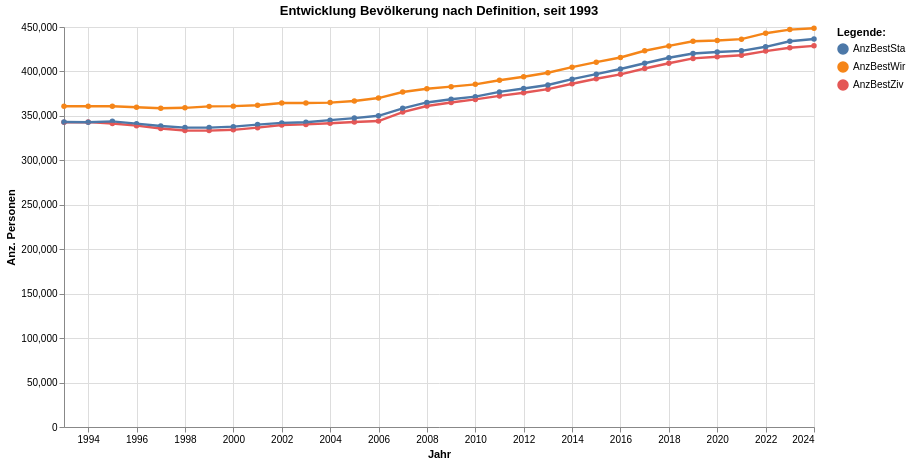

The notebook cell this image was saved under:
### Code cell
grafik1 = mypy_dv.plot_altair_multiline_highlight(
    data = melted_data
    , x = 'Jahr:T'
    , y = 'Wert:Q'
    ,x_beschriftung = 'Jahr'
    , y_beschriftung = 'Anz. Personen'
    ,category = "Variable:N"
    ,category_beschriftung= 'Legende:'
    ,warning_status = "ignore" #always or ignore
    ,myTitle="Entwicklung Bevölkerung nach Definition, seit "+data_min_date

)
grafik1

### Figure 1 — Vega-Lite specification as saved in the notebook (floating-point values rounded to 4 significant figures)
{"config": {"view": {"continuousWidth": 300, "continuousHeight": 300}}, "layer": [{"mark": {"type": "circle"}, "encoding": {"color": {"field": "Variable", "legend": {"orient": "right", "title": "Legende:"}, "scale": {"scheme": "tableau10"}, "type": "nominal"}, "opacity": {"value": 1.3}, "tooltip": [{"field": "Jahr", "type": "temporal"}, {"field": "Variable", "type": "nominal"}, {"field": "Wert", "type": "quantitative"}], "x": {"axis": {"title": "Jahr"}, "field": "Jahr", "type": "temporal"}, "y": {"axis": {"title": "Anz. Personen"}, "field": "Wert", "type": "quantitative"}}, "name": "view_1", "title": "Entwicklung Bevölkerung nach Definition, seit 1993"}, {"mark": {"type": "line"}, "encoding": {"color": {"field": "Variable", "legend": {"orient": "right", "title": "Legende:"}, "scale": {"scheme": "tableau10"}, "type": "nominal"}, "strokeWidth": {"condition": {"test": {"not": {"param": "param_1"}}, "value": 1.2}, "value": 2.4}, "tooltip": [{"field": "Jahr", "type": "temporal"}, {"field": "Variable", "type": "nominal"}, {"field": "Wert", "type": "quantitative"}], "x": {"axis": {"title": "Jahr"}, "field": "Jahr", "type": "temporal"}, "y": {"axis": {"title": "Anz. Personen"}, "field": "Wert", "type": "quantitative"}}, "title": "Entwicklung Bevölkerung nach Definition, seit 1993"}], "data": {"name": "data-92e0577e2b643cdeb40411857bb23c97"}, "height": 400, "params": [{"name": "param_1", "select": {"type": "point", "fields": ["Variable:N"], "nearest": true, "on": "pointerover"}, "views": ["view_1"]}], "width": 750, "$schema": "https://vega.github.io/schema/vega-lite/v5.8.0.json", "datasets": {"data-92e0577e2b643cdeb40411857bb23c97": [{"Jahr": "1993-01-01T00:00:00", "Variable": "AnzBestZiv", "Wert": 342725}, {"Jahr": "1994-01-01T00:00:00", "Variable": "AnzBestZiv", "Wert": 343005}, {"Jahr": "1995-01-01T00:00:00", "Variable": "AnzBestZiv", "Wert": 341466}, {"Jahr": "1996-01-01T00:00:00", "Variable": "AnzBestZiv", "Wert": 339002}, {"Jahr": "1997-01-01T00:00:00", "Variable": "AnzBestZiv", "Wert": 335809}, {"Jahr": "1998-01-01T00:00:00", "Variable": "AnzBestZiv", "Wert": 333646}, {"Jahr": "1999-01-01T00:00:00", "Variable": "AnzBestZiv", "Wert": 333437}, {"Jahr": "2000-01-01T00:00:00", "Variable": "AnzBestZiv", "Wert": 334325}, {"Jahr": "2001-01-01T00:00:00", "Variable": "AnzBestZiv", "Wert": 336754}, {"Jahr": "2002-01-01T00:00:00", "Variable": "AnzBestZiv", "Wert": 339704}, {"Jahr": "2003-01-01T00:00:00", "Variable": "AnzBestZiv", "Wert": 340402}, {"Jahr": "2004-01-01T00:00:00", "Variable": "AnzBestZiv", "Wert": 341758}, {"Jahr": "2005-01-01T00:00:00", "Variable": "AnzBestZiv", "Wert": 343157}, {"Jahr": "2006-01-01T00:00:00", "Variable": "AnzBestZiv", "Wert": 344238}, {"Jahr": "2007-01-01T00:00:00", "Variable": "AnzBestZiv", "Wert": 354308}, {"Jahr": "2008-01-01T00:00:00", "Variable": "AnzBestZiv", "Wert": 361129}, {"Jahr": "2009-01-01T00:00:00", "Variable": "AnzBestZiv", "Wert": 365098}, {"Jahr": "2010-01-01T00:00:00", "Variable": "AnzBestZiv", "Wert": 368527}, {"Jahr": "2011-01-01T00:00:00", "Variable": "AnzBestZiv", "Wert": 372476}, {"Jahr": "2012-01-01T00:00:00", "Variable": "AnzBestZiv", "Wert": 376047}, {"Jahr": "2013-01-01T00:00:00", "Variable": "AnzBestZiv", "Wert": 380032}, {"Jahr": "2014-01-01T00:00:00", "Variable": "AnzBestZiv", "Wert": 386183}, {"Jahr": "2015-01-01T00:00:00", "Variable": "AnzBestZiv", "Wert": 391780}, {"Jahr": "2016-01-01T00:00:00", "Variable": "AnzBestZiv", "Wert": 396777}, {"Jahr": "2017-01-01T00:00:00", "Variable": "AnzBestZiv", "Wert": 403268}, {"Jahr": "2018-01-01T00:00:00", "Variable": "AnzBestZiv", "Wert": 409222}, {"Jahr": "2019-01-01T00:00:00", "Variable": "AnzBestZiv", "Wert": 414661}, {"Jahr": "2020-01-01T00:00:00", "Variable": "AnzBestZiv", "Wert": 416521}, {"Jahr": "2021-01-01T00:00:00", "Variable": "AnzBestZiv", "Wert": 418241}, {"Jahr": "2022-01-01T00:00:00", "Variable": "AnzBestZiv", "Wert": 422914}, {"Jahr": "2023-01-01T00:00:00", "Variable": "AnzBestZiv", "Wert": 426647}, {"Jahr": "2024-01-01T00:00:00", "Variable": "AnzBestZiv", "Wert": 428805}, {"Jahr": "1993-01-01T00:00:00", "Variable": "AnzBestSta", "Wert": 343045}, {"Jahr": "1994-01-01T00:00:00", "Variable": "AnzBestSta", "Wert": 342872}, {"Jahr": "1995-01-01T00:00:00", "Variable": "AnzBestSta", "Wert": 343869}, {"Jahr": "1996-01-01T00:00:00", "Variable": "AnzBestSta", "Wert": 341250}, {"Jahr": "1997-01-01T00:00:00", "Variable": "AnzBestSta", "Wert": 338594}, {"Jahr": "1998-01-01T00:00:00", "Variable": "AnzBestSta", "Wert": 336821}, {"Jahr": "1999-01-01T00:00:00", "Variable": "AnzBestSta", "Wert": 336822}, {"Jahr": "2000-01-01T00:00:00", "Variable": "AnzBestSta", "Wert": 337900}, {"Jahr": "2001-01-01T00:00:00", "Variable": "AnzBestSta", "Wert": 340197}, {"Jahr": "2002-01-01T00:00:00", "Variable": "AnzBestSta", "Wert": 342116}, {"Jahr": "2003-01-01T00:00:00", "Variable": "AnzBestSta", "Wert": 342853}, {"Jahr": "2004-01-01T00:00:00", "Variable": "AnzBestSta", "Wert": 345236}, {"Jahr": "2005-01-01T00:00:00", "Variable": "AnzBestSta", "Wert": 347517}, {"Jahr": "2006-01-01T00:00:00", "Variable": "AnzBestSta", "Wert": 350125}, {"Jahr": "2007-01-01T00:00:00", "Variable": "AnzBestSta", "Wert": 358540}, {"Jahr": "2008-01-01T00:00:00", "Variable": "AnzBestSta", "Wert": 365132}, {"Jahr": "2009-01-01T00:00:00", "Variable": "AnzBestSta", "Wert": 368677}, {"Jahr": "2010-01-01T00:00:00", "Variable": "AnzBestSta", "Wert": 371633}, {"Jahr": "2011-01-01T00:00:00", "Variable": "AnzBestSta", "Wert": 376990}, {"Jahr": "2012-01-01T00:00:00", "Variable": "AnzBestSta", "Wert": 380777}, {"Jahr": "2013-01-01T00:00:00", "Variable": "AnzBestSta", "Wert": 384786}, {"Jahr": "2014-01-01T00:00:00", "Variable": "AnzBestSta", "Wert": 391359}, {"Jahr": "2015-01-01T00:00:00", "Variable": "AnzBestSta", "Wert": 396955}, {"Jahr": "2016-01-01T00:00:00", "Variable": "AnzBestSta", "Wert": 402762}, {"Jahr": "2017-01-01T00:00:00", "Variable": "AnzBestSta", "Wert": 409241}, {"Jahr": "2018-01-01T00:00:00", "Variable": "AnzBestSta", "Wert": 415367}, {"Jahr": "2019-01-01T00:00:00", "Variable": "AnzBestSta", "Wert": 420217}, {"Jahr": "2020-01-01T00:00:00", "Variable": "AnzBestSta", "Wert": 421878}, {"Jahr": "2021-01-01T00:00:00", "Variable": "AnzBestSta", "Wert": 423193}, {"Jahr": "2022-01-01T00:00:00", "Variable": "AnzBestSta", "Wert": 427721}, {"Jahr": "2023-01-01T00:00:00", "Variable": "AnzBestSta", "Wert": 433989}, {"Jahr": "2024-01-01T00:00:00", "Variable": "AnzBestSta", "Wert": 436551}, {"Jahr": "1993-01-01T00:00:00", "Variable": "AnzBestWir", "Wert": 360898}, {"Jahr": "1994-01-01T00:00:00", "Variable": "AnzBestWir", "Wert": 360848}, {"Jahr": "1995-01-01T00:00:00", "Variable": "AnzBestWir", "Wert": 360826}, {"Jahr": "1996-01-01T00:00:00", "Variable": "AnzBestWir", "Wert": 359648}, {"Jahr": "1997-01-01T00:00:00", "Variable": "AnzBestWir", "Wert": 358594}, {"Jahr": "1998-01-01T00:00:00", "Variable": "AnzBestWir", "Wert": 359073}, {"Jahr": "1999-01-01T00:00:00", "Variable": "AnzBestWir", "Wert": 360704}, {"Jahr": "2000-01-01T00:00:00", "Variable": "AnzBestWir", "Wert": 360980}, {"Jahr": "2001-01-01T00:00:00", "Variable": "AnzBestWir", "Wert": 362042}, {"Jahr": "2002-01-01T00:00:00", "Variable": "AnzBestWir", "Wert": 364558}, {"Jahr": "2003-01-01T00:00:00", "Variable": "AnzBestWir", "Wert": 364528}, {"Jahr": "2004-01-01T00:00:00", "Variable": "AnzBestWir", "Wert": 364977}, {"Jahr": "2005-01-01T00:00:00", "Variable": "AnzBestWir", "Wert": 366809}, {"Jahr": "2006-01-01T00:00:00", "Variable": "AnzBestWir", "Wert": 370062}, {"Jahr": "2007-01-01T00:00:00", "Variable": "AnzBestWir", "Wert": 376815}, {"Jahr": "2008-01-01T00:00:00", "Variable": "AnzBestWir", "Wert": 380499}, {"Jahr": "2009-01-01T00:00:00", "Variable": "AnzBestWir", "Wert": 382906}, {"Jahr": "2010-01-01T00:00:00", "Variable": "AnzBestWir", "Wert": 385468}, {"Jahr": "2011-01-01T00:00:00", "Variable": "AnzBestWir", "Wert": 390082}, {"Jahr": "2012-01-01T00:00:00", "Variable": "AnzBestWir", "Wert": 394012}, {"Jahr": "2013-01-01T00:00:00", "Variable": "AnzBestWir", "Wert": 398575}, {"Jahr": "2014-01-01T00:00:00", "Variable": "AnzBestWir", "Wert": 404783}, {"Jahr": "2015-01-01T00:00:00", "Variable": "AnzBestWir", "Wert": 410404}, {"Jahr": "2016-01-01T00:00:00", "Variable": "AnzBestWir", "Wert": 415682}, {"Jahr": "2017-01-01T00:00:00", "Variable": "AnzBestWir", "Wert": 423310}, {"Jahr": "2018-01-01T00:00:00", "Variable": "AnzBestWir", "Wert": 428737}, {"Jahr": "2019-01-01T00:00:00", "Variable": "AnzBestWir", "Wert": 434008}, {"Jahr": "2020-01-01T00:00:00", "Variable": "AnzBestWir", "Wert": 434736}, {"Jahr": "2021-01-01T00:00:00", "Variable": "AnzBestWir", "Wert": 436332}, {"Jahr": "2022-01-01T00:00:00", "Variable": "AnzBestWir", "Wert": 443037}, {"Jahr": "2023-01-01T00:00:00", "Variable": "AnzBestWir", "Wert": 447082}, {"Jahr": "2024-01-01T00:00:00", "Variable": "AnzBestWir", "Wert": 448664}]}}
